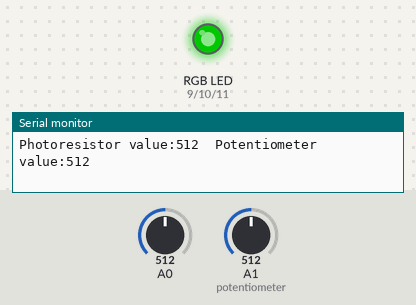
A sketch run on a simulated Arduino Uno, built with avr-gcc and run on an emulated ATmega328P. Parts: an RGB LED mixed from three pins (HIGH = lit), the last lines printed to the serial monitor. Dashed ring = blinking. Inputs (shaded band) come from the test bench; at power-on: A1 (potentiometer) = 512, A0 = 512. Dim RGB values are drawn brighter than linear.

Above: at 1.2 s.
1.3 s: A1 (potentiometer) set to 140
At 1.46 s:
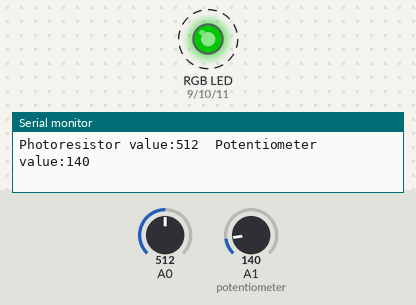
4.3 s: A0 set to 689
7.3 s: A0 set to 707
At 8.5 s:
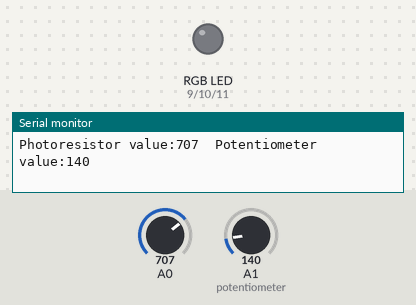
8.8 s: A0 set to 690
At 9.06 s:
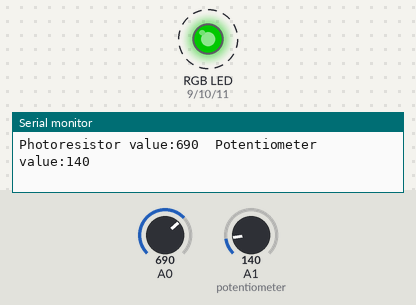
11.8 s: A1 (potentiometer) set to 910
At 13.6 s:
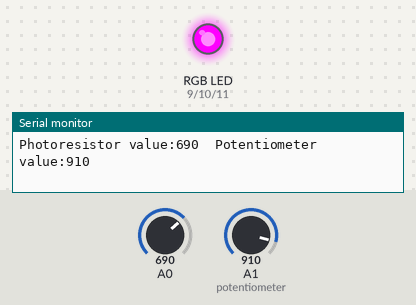
14.8 s: A1 (potentiometer) set to 890
Timing chart, 0 to 17.8 s (numbered marks = the images above; inputs shaded):
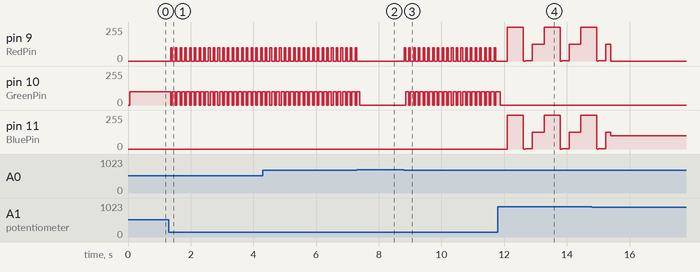

The sketch:

nightlight.ino
```cpp
/*

Inspired by SparkFun Inventor’s Kit, Circuit 1D-RGB Nightlight, starter code written by Sparkfun.

Turns an RGB LED on or off based on the light level read by a photoresistor.
Change colors by turning the potentiometer.

Modifications are my own - I wanted to expirement with a blinking LED and also a pulsing LED.

 */

int photoresistor = A0;          //variable for storing the photoresistor value
int potentiometer = A1;          //variable for storing the photoresistor value
int threshold = 700;            //if the photoresistor reading is lower than this value the light wil turn on

//LEDs are connected to these pins
int RedPin = 9;
int GreenPin = 10;
int BluePin = 11;

void setup() {
  Serial.begin(9600);           //start a serial connection with the computer

  //set the LED pins to output
  pinMode(RedPin,OUTPUT);
  pinMode(GreenPin,OUTPUT);
  pinMode(BluePin,OUTPUT);
}

void loop() {

  photoresistor = analogRead(A0);         //read the value of the photoresistor
  potentiometer = analogRead(A1);         // read the value of the potentiometer

  Serial.print("Photoresistor value:");
  Serial.print(photoresistor);          //print the photoresistor value to the serial monitor
  Serial.print("  Potentiometer value:");
  Serial.println(potentiometer);          //print the photoresistor value to the serial monitor

  // zj - trying a sine wave to pulse LED, establishing these variables here (notice that they are inside the loop)
  // for reference - https://www.sparkfun.com/tutorials/329

  float in, out;

  //

  if(photoresistor < threshold){          //if it's dark (the photoresistor value is below the threshold) turn the LED on
    //These nested if staments check for a variety of ranges and
    //call different functions based on the current potentiometer value.
    //Those functions are found at the bottom of the sketch.
    if(potentiometer > 0 && potentiometer <= 150)
      red();
      delay(50); // zj - just toying with this to flash the LED from green to red (Merry Christmas)
      green();
    if(potentiometer > 150 && potentiometer <= 300)
      orange();
    if(potentiometer > 300 && potentiometer <= 450)
      yellow();
    if(potentiometer > 450 && potentiometer <= 600)
      green();
    if(potentiometer > 600 && potentiometer <= 750)
      cyan();
    if(potentiometer > 750 && potentiometer <= 900)
      blue();
    if(potentiometer > 900)

     // zj - modified this to pulse the magenta LED via sin wave
          for (in = 0; in < 6.283; in = in + 0.001)
            {
              out = sin(in) * 127.5 + 127.5; // LED can only take values from 0 to 255, hence the math here. it will always return value between 0 and 255
              magenta(out); // passing "out" as an argument to magenta function
              delay(0.01); // this can be taken out - just adds a nice way to vary the pulse speed
            }

  }
  else {                                //if it isn't dark turn the LED off

    turnOff();                            //call the turn off function

  }

  delay(100);                             //short delay so that the printout (to serial port) is easier to read
}

void red (){

    //set the LED pins to values that make red
    analogWrite(RedPin, 100);
    analogWrite(GreenPin, 0);
    analogWrite(BluePin, 0);
}
void orange (){

    //set the LED pins to values that make orange
    analogWrite(RedPin, 100);
    analogWrite(GreenPin, 50);
    analogWrite(BluePin, 0);
}
void yellow (){

    //set the LED pins to values that make yellow
    analogWrite(RedPin, 100);
    analogWrite(GreenPin, 100);
    analogWrite(BluePin, 0);
}
void green (){

    //set the LED pins to values that make green
    analogWrite(RedPin, 0);
    analogWrite(GreenPin, 100);
    analogWrite(BluePin, 0);
}
void cyan (){

    //set the LED pins to values that make cyan
    analogWrite(RedPin, 0);
    analogWrite(GreenPin, 100);
    analogWrite(BluePin, 100);
}
void blue (){

    //set the LED pins to values that make blue
    analogWrite(RedPin, 0);
    analogWrite(GreenPin, 0);
    analogWrite(BluePin, 100);
}
void magenta (int out){ // in order to pass thru argument, explicitly type "int"

    // set the LED pins to values that make magenta

    // zj - using "out" here to set values of the LED's; red/blue change at the same rate

    analogWrite(RedPin, out);
    analogWrite(GreenPin, 0);
    analogWrite(BluePin, out);

}
void turnOff (){

    //set all three LED pins to 0 or OFF
    analogWrite(RedPin, 0);
    analogWrite(GreenPin, 0);
    analogWrite(BluePin, 0);
}
```

Measured:
- the behaviour switches between 699 and 700 on A0 (found by bisection; images 1 and 2)
- after the input at 1.3 s, pin 9 (RedPin): alternates 100/255 for 0.05 s and 0/255 for 0.10 s, starting after 0.06 s; pin 10 (GreenPin): alternates 100/255 for 0.10 s and 0/255 for 0.05 s, starting after 0.06 s
- after the input at 7.3 s, pin 9 (RedPin): stops changing and stays 0/255; pin 10 (GreenPin): goes on until 7.4 s, then stays 0/255
- after the input at 8.8 s, pin 9 (RedPin): alternates 100/255 for 0.05 s and 0/255 for 0.10 s, starting at once; pin 10 (GreenPin): alternates 100/255 for 0.10 s and 0/255 for 0.05 s, starting after 0.06 s
- after the input at 11.8 s, pin 11 (BluePin): 0/255 → 253/255 after 0.30 s, then repeats every 1.2 s: 254/255 0.04 s, 253/255 0.46 s, 1/255 0.01 s, 0/255 0.04 s, 1/255 0.23 s, 127/255 0.38 s, 253/255 0.01 s
